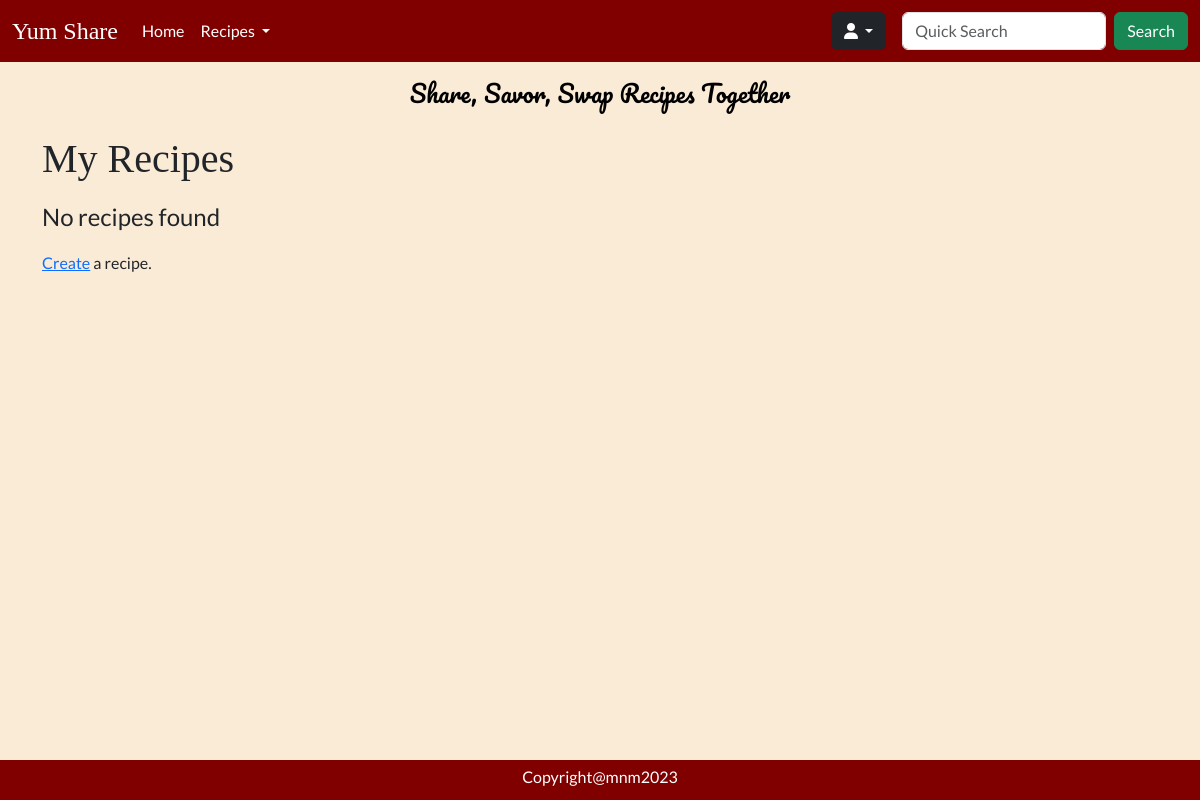
/recipes/favourites (signed in), run on an earlier commit of the app's database.
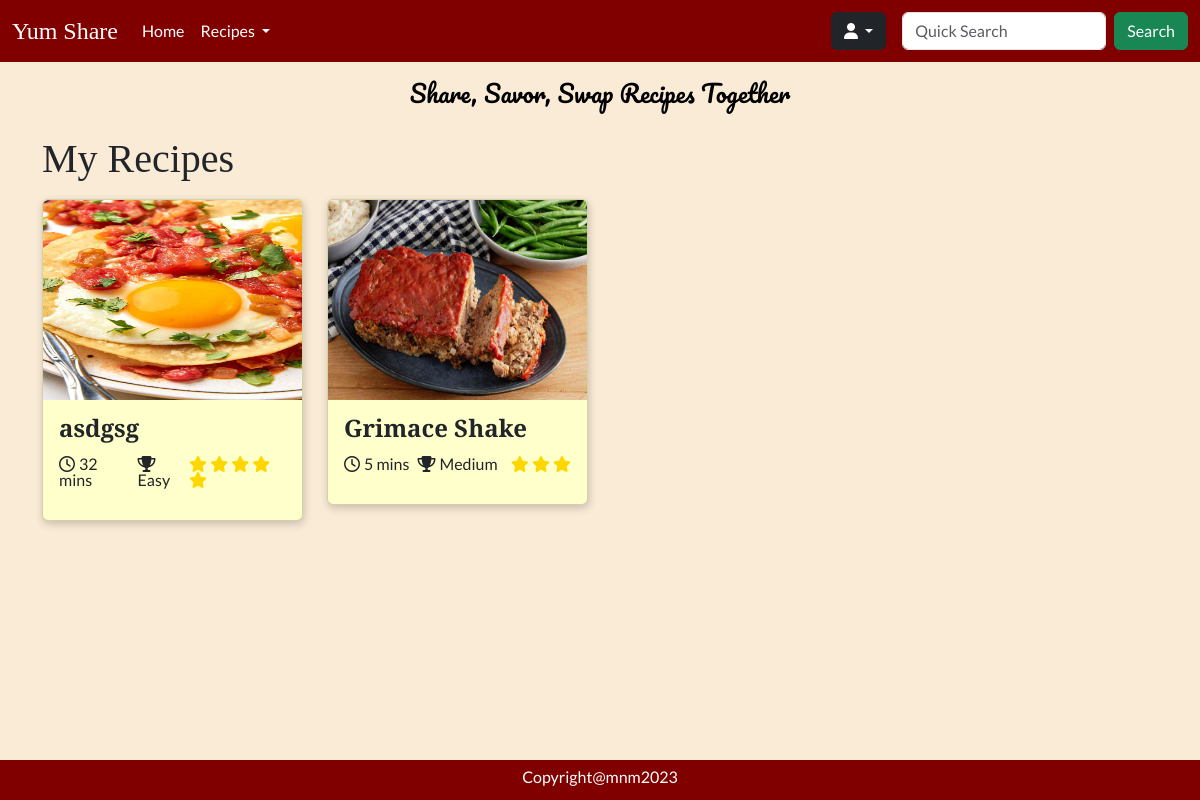
And on a later commit of the database.
### tables this page shows
CREATE TABLE `recipes` (
  `id` int NOT NULL AUTO_INCREMENT,
  `name` varchar(255) NOT NULL,
  `time` int NOT NULL,
  `difficulty` int DEFAULT NULL,
  `description` varchar(255) DEFAULT NULL,
  `instructions` text NOT NULL,
  `servings` int DEFAULT NULL,
  `image` varchar(255) DEFAULT NULL,
  `views` int DEFAULT '0',
  `user_id` int NOT NULL,
  `created` datetime NOT NULL,
  `ingredients` text NOT NULL,
  `updated` datetime DEFAULT NULL,
  `rating` int DEFAULT '0',
  PRIMARY KEY (`id`),
  KEY `user_id` (`user_id`),
  CONSTRAINT `recipes_ibfk_1` FOREIGN KEY (`user_id`) REFERENCES `users` (`id`) ON DELETE CASCADE
);

### Core/functions.php (called while the page is built, shortened)
<?php
function base_path($path)
{
    return BASE_PATH . $path;
}
function view($path, $attributes = [])
{
    extract($attributes);
    require base_path('views/' . $path);
}
function intToDifficulty($value) {
    switch($value) {
        case 1:
            return 'Easy';
            break;
        case 2:
            return 'Medium';
            break;
    }
}

### Http/controllers/favourites/index.php (called while the page is built, shortened)
<?php
$favRepo = new FavouriteRepository();
$recipeRepo = new RecipeRepository();
$favourites = $favRepo->findByUserId($_SESSION['user']['id']);
$recipes = [];
foreach ($favourites as $favourite) {
    $recipes[] = $recipeRepo->findById($favourite['recipe_id']);
}
view('recipes/index.view.php', [
    'recipes' => $recipes
]);

### public/index.php (called while the page is built, shortened)
<?php
require BASE_PATH . 'Core/functions.php';
require BASE_PATH . 'bootstrap.php';
$router = new Core\Router();
$url = parse_url($_SERVER['REQUEST_URI'])['path'];
$method = $_POST['_method'] ?? $_SERVER['REQUEST_METHOD'];
$router->route($url, $method);

### Core/App.php (called while the page is built, shortened)
<?php
class App
{
    protected static Container $container;
    public static function setContainer($container) {
        static::$container = $container;
    }
    public static function getContainer() {
        return static::$container;
    }
}

### config.php (called while the page is built)
<?php
return [
  'database' => [
      'host' => 'localhost',
      'port' => 3306,
      'dbname' => 'recipeapp'
  ]
];

### bootstrap.php (called while the page is built, shortened)
<?php
$container = new Container();
$container->bind('Core\Database', function () {
    $config = require base_path('config.php');
    return new Database($config['database']);
});

### Core/Database.php (called while the page is built, shortened)
<?php
class Database
{
    protected $connection;
    public function __construct($config, $username = 'root', $password = 'root')
    {
        $dsn = 'mysql:' . http_build_query($config, '', ';');
        $this->connection = new PDO($dsn, $username, $password, [
            PDO::ATTR_DEFAULT_FETCH_MODE => PDO::FETCH_ASSOC
        ]);
    }
    public function query($query, $params = []) {
        $this->statement = $this->connection->prepare($query);
        $this->statement->execute($params);
        return $this->statement;
    }
}

### Core/Container.php (called while the page is built, shortened)
<?php
class Container
{
    protected $bindings = [];
    public function bind($key, $value) {
        $this->bindings[$key] = $value;
    }
    public function resolve($key) {
        return call_user_func($this->bindings[$key]);
    }
}

### repositories/FavouriteRepository.php (called while the page is built, shortened)
<?php
class FavouriteRepository
{
    protected $db;
    public function __construct()
    {
        $this->db = App::getContainer()->resolve('Core\Database');
    }
    public function findByUserId($id) {
        $statement = "SELECT * FROM favourites WHERE user_id=:id";
        return $this->db->query($statement, [
                'id' => $id
                ])->fetchAll();
    }
}

### repositories/RecipeRepository.php (called while the page is built, shortened)
<?php
class RecipeRepository
{
    protected Database $db;
    public function __construct()
    {
        $this->db = App::getContainer()->resolve('Core\Database');
    }
    public function findById(int $recipeId) {
        $statement = "SELECT * FROM recipes WHERE id = :id";
        return $this->db->query($statement, [
           'id' => $recipeId
        ])->fetch();
    }
}

### views/recipes/index.view.php (the view, shortened to what the changed rows need)
<!doctype html>
<html lang="en">
<head>
    <?php require BASE_PATH . 'public/resources/links/links.php' ?>
</head>
<body>
    <header>
        <?php require base_path('views/partials/nav.view.php') ?>
    </header>
    <main>
        <div class="content">
            <p class="slogan text-black mb-4 fs-4">Share, Savor, Swap Recipes Together</p>
            <div class="container">
                <h1 class="heading mb-3">My Recipes</h1>
                <?php if (!$recipes) : ?>
                    <p class="fs-4">No recipes found</p>
                    <p><a href="/recipes/create">Create</a> a recipe.</p>
                <?php else : ?>
                    <div class="row">
                        <?php foreach ($recipes as $recipe) : ?>
                            <div class="col-12 col-md-4 col-lg-3">
                                <a class="no-underline" href="/recipe?id=<?= $recipe['id'] ?>">
                                    <div class="recipe-card card mb-3" style="background-color: #ffffcc;">
                                        <img src='<?= $recipe['image'] ?>' class="card-img-top bg-white" alt="recipe" style="height: 200px ;">
                                        <div class="card-body lh-1">
                                            <p class="heading card-title fs-4 fw-semibold"><?= $recipe['name'] ?></p>
                                            <div class="d-flex flex-row justify-content-between mt-3">
                                                <div class="d-flex flex-row gap-2">
                                                    <p><i class="fa-regular fa-clock me-1"></i><?= htmlspecialchars($recipe['time']) ?> mins</p>
                                                    <p><i class="fa-solid fa-trophy me-1"></i><?= htmlspecialchars(intToDifficulty($recipe['difficulty'])) ?></p>
                                                </div>
                                                <div>
                                                    <?php for ($i = 1; $i <= $recipe['rating']; $i++) : ?>
                                                        <i class="star fa-solid fa-star"></i>
                                                    <?php endfor; ?>
                                                </div>
                                            </div>
                                        </div>
                                    </div>
                                </a>
                            </div>
                        <?php endforeach; ?>
                    </div>
                <?php endif; ?>
            </div>
        </div>
    </main>
    <footer>
        <?php require base_path("views/partials/footer.view.php") ?>
    </footer>
</body>

### Core/Router.php (shortened to what the changed rows need)
<?php
class Router
{
    protected $routes = [];
    public function add($url, $controller, $method) {
        $this->routes[] = [
            'url' => $url,
            'controller' => $controller,
            'method' => $method,
            'middleware' => null
        ];
        return $this;
    }
    public function only($key) {
        $this->routes[array_key_last($this->routes)]['middleware'] = $key;
        return $this;
    }
    public function route($url, $method) {
        foreach ($this->routes as $route) {
            if ($route['url'] === $url && $route['method'] === strtoupper($method)) {
                return require base_path('Http/controllers/' . $route['controller']);
            }
        }
    }
}

### views/partials/nav.view.php (shortened to what the changed rows need)
<nav class="navbar navbar-expand-lg text-white fixed-top">
    <?php if (isset($_SESSION['user'])) : ?>
        <div class="container-fluid">
            <?php $brandLink = isset($_SESSION['user']) ? '/home' : '/' ?>
            <a class="heading navbar-brand text-white fs-4" href="<?= $brandLink ?>">Yum Share</a>
            <div class="collapse navbar-collapse" id="navbarSupportedContent">
                <ul class="navbar-nav me-auto mb-2 mb-lg-0">
                    <li class="nav-item">
                        <a class="nav-link active text-white" aria-current="page" href="/home"><span class="gray-hover">Home</span></a>
                    </li>
                    <li class="nav-item dropdown">
                        <a class="nav-link dropdown-toggle text-white" href="#" role="button" data-bs-toggle="dropdown" aria-expanded="false">
                            <span class="gray-hover">Recipes</span>
                        </a>
                    </li>
                </ul>
                <div class="nav-item btn-group dropdown me-3 mb-3 mb-lg-0">
                    <button type="button" class="btn btn-dark dropdown-toggle" data-bs-toggle="dropdown" aria-expanded="false">
                        <i class="fa-solid fa-user"></i>
                    </button>
                </div>
                <form class="d-flex" role="search" action="/search" method="GET">
                    <input name="name" class="form-control me-2" type="search" placeholder="Quick Search" aria-label="Search">
                    <button class="btn btn-success" type="submit">Search</button>
                </form>
            </div>
        </div>
    <?php endif; ?>
</nav>

### views/partials/footer.view.php
<div class="d-flex flex-row justify-content-center align-items-center" style="height: 30px;">
  <p class="text-white">Copyright@mnm2023</p>
</div>

What changed in the data, as far as the page shows it:
now on this page (row edited): recipes: image (picture), name "asdgsg", time "32", difficulty "Easy", rating 5 (drawn)
added recipes: image (picture), name "Grimace Shake", time "5", difficulty "Medium", rating 3 (drawn)
Also different on the page:
list line gone: "No recipes found Create a recipe."
